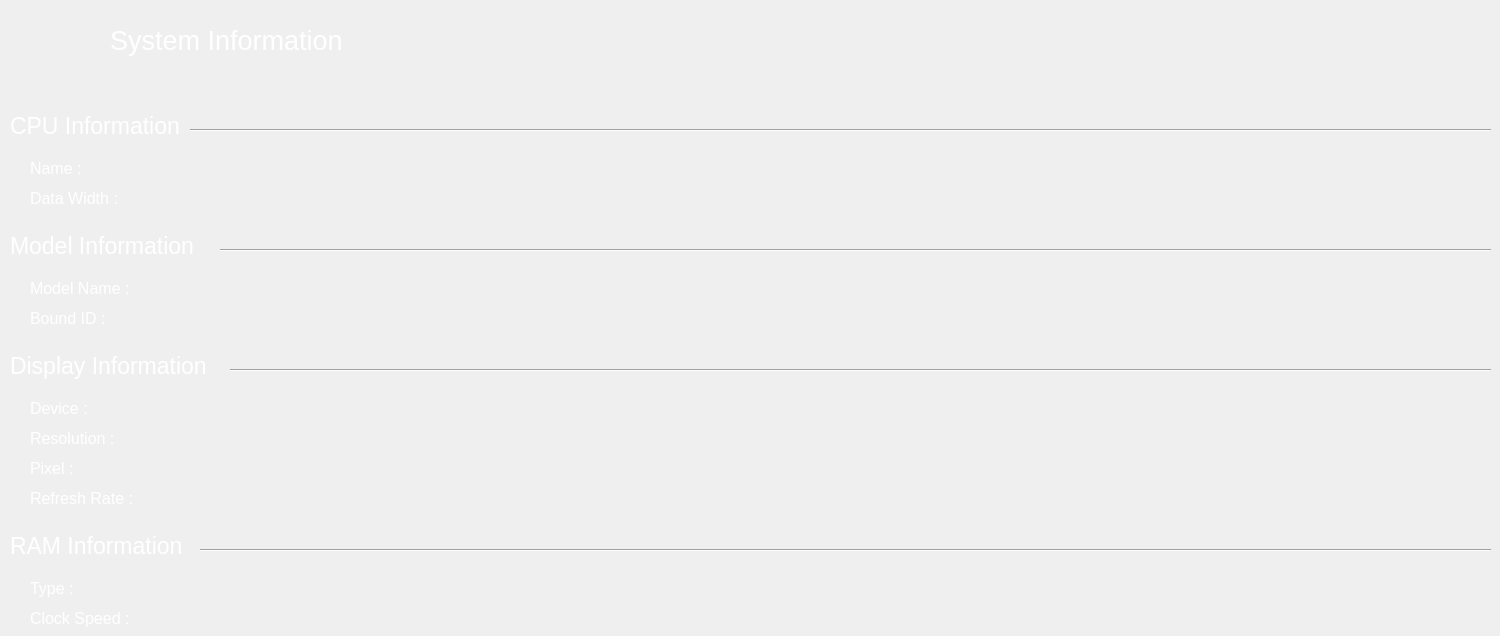
    <widget class="QWidget" name="page_sys">
     <widget class="QLabel" name="label_10">
      <property name="geometry">
       <rect>
        <x>30</x>
        <y>460</y>
        <width>111</width>
        <height>17</height>
       </rect>
      </property>
      <property name="font">
       <font>
        <pointsize>12</pointsize>
       </font>
      </property>
      <property name="styleSheet">
       <string notr="true">color: rgb(255, 255, 255);</string>
      </property>
      <property name="text">
       <string>Pixel :</string>
      </property>
     </widget>
     <widget class="QLabel" name="label_4">
      <property name="geometry">
       <rect>
        <x>30</x>
        <y>190</y>
        <width>101</width>
        <height>17</height>
       </rect>
      </property>
      <property name="font">
       <font>
        <pointsize>12</pointsize>
       </font>
      </property>
      <property name="styleSheet">
       <string notr="true">color: rgb(255, 255, 255);</string>
      </property>
      <property name="text">
       <string>Data Width :</string>
      </property>
     </widget>
     <widget class="QLabel" name="label_8">
      <property name="geometry">
       <rect>
        <x>30</x>
        <y>400</y>
        <width>111</width>
        <height>17</height>
       </rect>
      </property>
      <property name="font">
       <font>
        <pointsize>12</pointsize>
       </font>
      </property>
      <property name="styleSheet">
       <string notr="true">color: rgb(255, 255, 255);</string>
      </property>
      <property name="text">
       <string>Device :</string>
      </property>
     </widget>
     <widget class="QLabel" name="label_12">
      <property name="geometry">
       <rect>
        <x>10</x>
        <y>530</y>
        <width>181</width>
        <height>31</height>
       </rect>
      </property>
      <property name="font">
       <font>
        <pointsize>17</pointsize>
       </font>
      </property>
      <property name="styleSheet">
       <string notr="true">color: rgb(255, 255, 255);</string>
      </property>
      <property name="text">
       <string>RAM Information</string>
      </property>
     </widget>
     <widget class="QLabel" name="label_2">
      <property name="geometry">
       <rect>
        <x>30</x>
        <y>160</y>
        <width>67</width>
        <height>17</height>
       </rect>
      </property>
      <property name="font">
       <font>
        <pointsize>12</pointsize>
       </font>
      </property>
      <property name="styleSheet">
       <string notr="true">color: rgb(255, 255, 255);</string>
      </property>
      <property name="text">
       <string>Name :</string>
      </property>
     </widget>
     <widget class="QLabel" name="sysImg">
      <property name="geometry">
       <rect>
        <x>10</x>
        <y>0</y>
        <width>80</width>
        <height>80</height>
       </rect>
      </property>
      <property name="minimumSize">
       <size>
        <width>71</width>
        <height>71</height>
       </size>
      </property>
      <property name="styleSheet">
       <string notr="true">border-image: url(:/myImage/image/system.png);
border-radius: 10px;</string>
      </property>
      <property name="text">
       <string/>
      </property>
     </widget>
     <widget class="QLabel" name="label_9">
      <property name="geometry">
       <rect>
        <x>30</x>
        <y>430</y>
        <width>111</width>
        <height>17</height>
       </rect>
      </property>
      <property name="font">
       <font>
        <pointsize>12</pointsize>
       </font>
      </property>
      <property name="styleSheet">
       <string notr="true">color: rgb(255, 255, 255);</string>
      </property>
      <property name="text">
       <string>Resolution :</string>
      </property>
     </widget>
     <widget class="Line" name="line_4">
      <property name="geometry">
       <rect>
        <x>200</x>
        <y>540</y>
        <width>1291</width>
        <height>20</height>
       </rect>
      </property>
      <property name="styleSheet">
       <string notr="true"/>
      </property>
      <property name="orientation">
       <enum>Qt::Horizontal</enum>
      </property>
     </widget>
     <widget class="QLabel" name="label_13">
      <property name="geometry">
       <rect>
        <x>30</x>
        <y>580</y>
        <width>111</width>
        <height>17</height>
       </rect>
      </property>
      <property name="font">
       <font>
        <pointsize>12</pointsize>
       </font>
      </property>
      <property name="styleSheet">
       <string notr="true">color: rgb(255, 255, 255);</string>
      </property>
      <property name="text">
       <string>Type :</string>
      </property>
     </widget>
     <widget class="QLabel" name="sysLab">
      <property name="geometry">
       <rect>
        <x>110</x>
        <y>0</y>
        <width>331</width>
        <height>80</height>
       </rect>
      </property>
      <property name="palette">
       <palette>
        <active>
         <colorrole role="WindowText">
          <brush brushstyle="SolidPattern">
           <color alpha="255">
            <red>255</red>
            <green>255</green>
            <blue>255</blue>
           </color>
          </brush>
         </colorrole>
         <colorrole role="Button">
          <brush brushstyle="SolidPattern">
           <color alpha="255">
            <red>36</red>
            <green>31</green>
            <blue>49</blue>
           </color>
          </brush>
         </colorrole>
         <colorrole role="Base">
          <brush brushstyle="SolidPattern">
           <color alpha="255">
            <red>36</red>
            <green>31</green>
            <blue>49</blue>
           </color>
          </brush>
         </colorrole>
         <colorrole role="Window">
          <brush brushstyle="SolidPattern">
           <color alpha="255">
            <red>36</red>
            <green>31</green>
            <blue>49</blue>
           </color>
          </brush>
         </colorrole>
        </active>
        <inactive>
         <colorrole role="WindowText">
          <brush brushstyle="SolidPattern">
           <color alpha="255">
            <red>255</red>
            <green>255</green>
            <blue>255</blue>
           </color>
          </brush>
         </colorrole>
         <colorrole role="Button">
          <brush brushstyle="SolidPattern">
           <color alpha="255">
            <red>36</red>
            <green>31</green>
            <blue>49</blue>
           </color>
          </brush>
         </colorrole>
         <colorrole role="Base">
          <brush brushstyle="SolidPattern">
           <color alpha="255">
            <red>36</red>
            <green>31</green>
            <blue>49</blue>
           </color>
          </brush>
         </colorrole>
         <colorrole role="Window">
          <brush brushstyle="SolidPattern">
           <color alpha="255">
            <red>36</red>
            <green>31</green>
            <blue>49</blue>
           </color>
          </brush>
         </colorrole>
        </inactive>
        <disabled>
         <colorrole role="Button">
          <brush brushstyle="SolidPattern">
           <color alpha="255">
            <red>36</red>
            <green>31</green>
            <blue>49</blue>
           </color>
          </brush>
         </colorrole>
         <colorrole role="Base">
          <brush brushstyle="SolidPattern">
           <color alpha="255">
            <red>36</red>
            <green>31</green>
            <blue>49</blue>
           </color>
          </brush>
         </colorrole>
         <colorrole role="Window">
          <brush brushstyle="SolidPattern">
           <color alpha="255">
            <red>36</red>
            <green>31</green>
            <blue>49</blue>
           </color>
          </brush>
         </colorrole>
        </disabled>
       </palette>
      </property>
      <property name="font">
       <font>
        <pointsize>20</pointsize>
       </font>
      </property>
      <property name="text">
       <string>System Information</string>
      </property>
      <property name="scaledContents">
       <bool>false</bool>
      </property>
     </widget>
     <widget class="QLabel" name="label_14">
      <property name="geometry">
       <rect>
        <x>30</x>
        <y>610</y>
        <width>111</width>
        <height>17</height>
       </rect>
      </property>
      <property name="font">
       <font>
        <pointsize>12</pointsize>
       </font>
      </property>
      <property name="styleSheet">
       <string notr="true">color: rgb(255, 255, 255);</string>
      </property>
      <property name="text">
       <string>Clock Speed :</string>
      </property>
     </widget>
     <widget class="Line" name="line_3">
      <property name="geometry">
       <rect>
        <x>230</x>
        <y>360</y>
        <width>1261</width>
        <height>20</height>
       </rect>
      </property>
      <property name="styleSheet">
       <string notr="true"/>
      </property>
      <property name="orientation">
       <enum>Qt::Horizontal</enum>
      </property>
     </widget>
     <widget class="QLabel" name="label_7">
      <property name="geometry">
       <rect>
        <x>10</x>
        <y>350</y>
        <width>211</width>
        <height>31</height>
       </rect>
      </property>
      <property name="font">
       <font>
        <pointsize>17</pointsize>
       </font>
      </property>
      <property name="styleSheet">
       <string notr="true">color: rgb(255, 255, 255);</string>
      </property>
      <property name="text">
       <string>Display Information</string>
      </property>
     </widget>
     <widget class="QLabel" name="label_5">
      <property name="geometry">
       <rect>
        <x>30</x>
        <y>280</y>
        <width>111</width>
        <height>17</height>
       </rect>
      </property>
      <property name="font">
       <font>
        <pointsize>12</pointsize>
       </font>
      </property>
      <property name="styleSheet">
       <string notr="true">color: rgb(255, 255, 255);</string>
      </property>
      <property name="text">
       <string>Model Name :</string>
      </property>
     </widget>
     <widget class="Line" name="line_2">
      <property name="geometry">
       <rect>
        <x>220</x>
        <y>240</y>
        <width>1271</width>
        <height>20</height>
       </rect>
      </property>
      <property name="styleSheet">
       <string notr="true"/>
      </property>
      <property name="orientation">
       <enum>Qt::Horizontal</enum>
      </property>
     </widget>
     <widget class="QLabel" name="label_11">
      <property name="geometry">
       <rect>
        <x>30</x>
        <y>490</y>
        <width>111</width>
        <height>17</height>
       </rect>
      </property>
      <property name="font">
       <font>
        <pointsize>12</pointsize>
       </font>
      </property>
      <property name="styleSheet">
       <string notr="true">color: rgb(255, 255, 255);</string>
      </property>
      <property name="text">
       <string>Refresh Rate :</string>
      </property>
     </widget>
     <widget class="QLabel" name="label_6">
      <property name="geometry">
       <rect>
        <x>30</x>
        <y>310</y>
        <width>81</width>
        <height>17</height>
       </rect>
      </property>
      <property name="font">
       <font>
        <pointsize>12</pointsize>
       </font>
      </property>
      <property name="styleSheet">
       <string notr="true">color: rgb(255, 255, 255);</string>
      </property>
      <property name="text">
       <string>Bound ID :</string>
      </property>
     </widget>
     <widget class="QLabel" name="label_15">
      <property name="geometry">
       <rect>
        <x>10</x>
        <y>230</y>
        <width>201</width>
        <height>31</height>
       </rect>
      </property>
      <property name="font">
       <font>
        <pointsize>17</pointsize>
       </font>
      </property>
      <property name="styleSheet">
       <string notr="true">color: rgb(255, 255, 255);</string>
      </property>
      <property name="text">
       <string>Model Information</string>
      </property>
     </widget>
     <widget class="Line" name="line">
      <property name="geometry">
       <rect>
        <x>190</x>
        <y>120</y>
        <width>1301</width>
        <height>20</height>
       </rect>
      </property>
      <property name="styleSheet">
       <string notr="true"/>
      </property>
      <property name="orientation">
       <enum>Qt::Horizontal</enum>
      </property>
     </widget>
     <widget class="QLabel" name="label">
      <property name="geometry">
       <rect>
        <x>10</x>
        <y>110</y>
        <width>181</width>
        <height>31</height>
       </rect>
      </property>
      <property name="font">
       <font>
        <pointsize>17</pointsize>
       </font>
      </property>
      <property name="styleSheet">
       <string notr="true">color: rgb(255, 255, 255);</string>
      </property>
      <property name="text">
       <string>CPU Information</string>
      </property>
     </widget>
    </widget>
